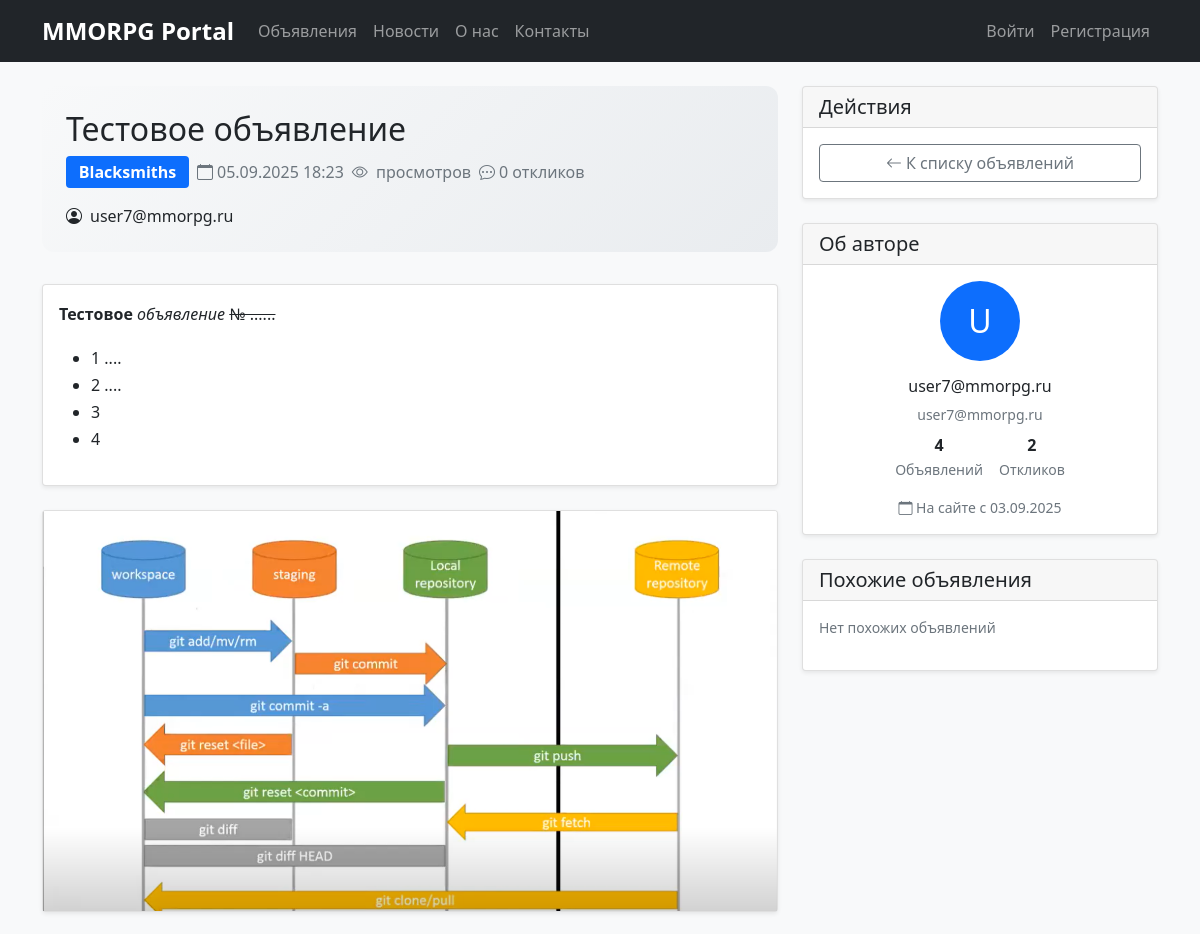
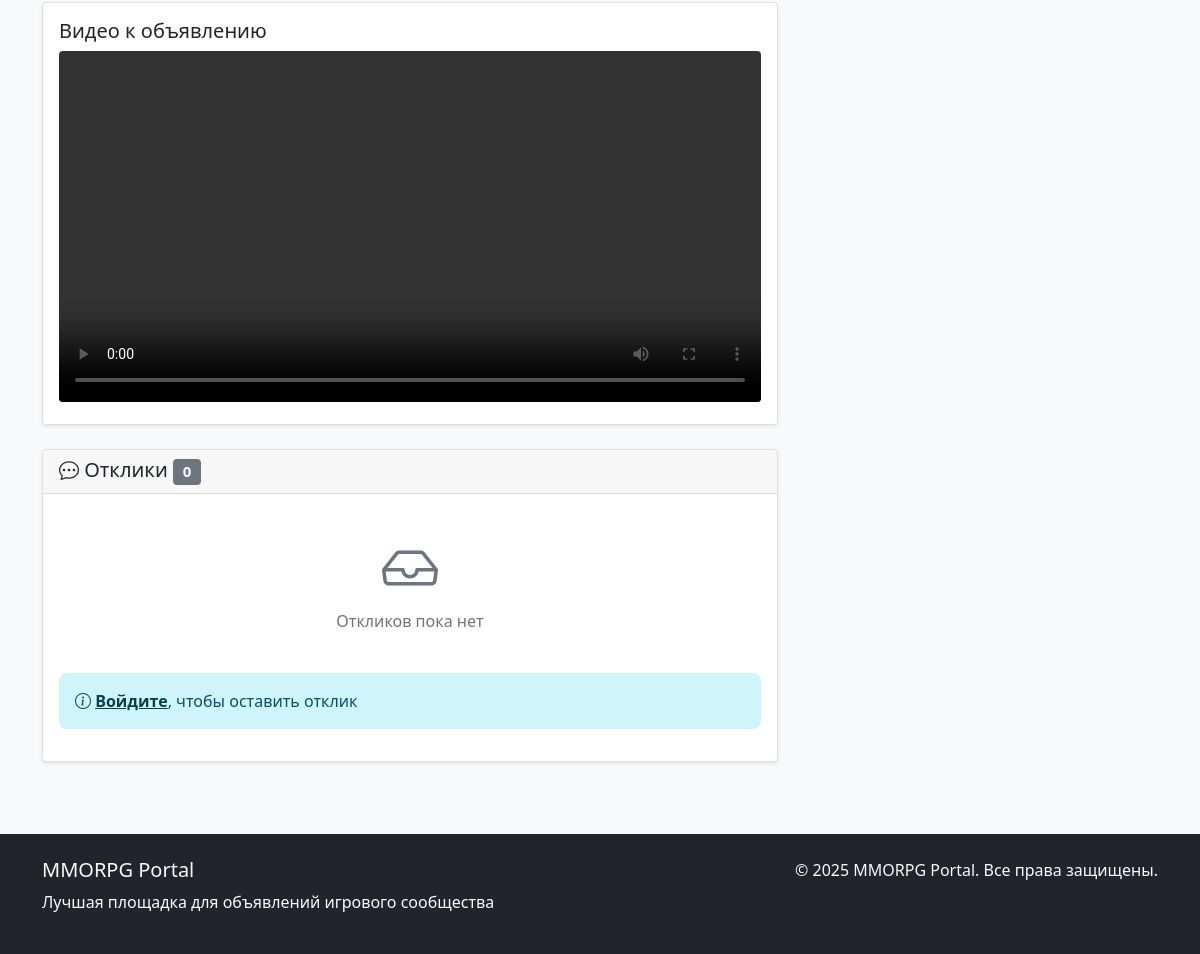
Screenshot of /posts/8/ with the database file from the repository (2 pictures, top to bottom).
### appNotification/models.py (models this page shows, shortened)
class Post(models.Model):
    CATEGORY_CHOICES = [
        ('tanks', _('Tanks')),
        ('heals', _('Heals')),
        ('dd', _('DD')),
        ('traders', _('Traders')),
        ('guildmasters', _('Guildmasters')),
        ('questgivers', _('Questgivers')),
        ('blacksmiths', _('Blacksmiths')),
        ('tanners', _('Tanners')),
        ('potionmakers', _('Potionmakers')),
        ('spellmasters', _('Spellmasters')),
    ]
    author = models.ForeignKey(User, on_delete=models.CASCADE, related_name='posts')
    category = models.CharField(max_length=20, choices=CATEGORY_CHOICES)
    title = models.CharField(max_length=255, validators=[MinLengthValidator(5)])
    content = RichTextUploadingField(
        verbose_name=_('Content'),
        help_text=_('You can use rich text editor with images, videos and formatting')
    )
    created_at = models.DateTimeField(auto_now_add=True)
    updated_at = models.DateTimeField(auto_now=True)
    subscribers = models.ManyToManyField(User, related_name='subscribed_posts', blank=True)
    image = models.ImageField(
        upload_to='posts/images/',
        blank=True,
        null=True,
        verbose_name=_('Main Image'),
        help_text=_('Main image for the post card')
    )
    video = models.FileField(
        upload_to='posts/videos/',
        blank=True,
        null=True,
        verbose_name=_('Main Video'),
        help_text=_('Main video file (optional)')
    )
    notify_subscribers = models.BooleanField(default=True, verbose_name=_('Notify subscribers'))
    class Meta:
        ordering = ['-created_at']
        verbose_name = _('Post')
        verbose_name_plural = _('Posts')
    def get_category_display(self):
        return dict(self.CATEGORY_CHOICES).get(self.category, self.category)
    def get_embedded_content(self):
        soup = BeautifulSoup(self.content, 'html.parser')
        embedded_content = {
            'images': [],
            'videos': [],
            'iframes': []
        }
        for img in soup.find_all('img'):
            embedded_content['images'].append({
                'src': img.get('src', ''),
                'alt': img.get('alt', ''),
                'class': img.get('class', [])
            })
        return embedded_content

### appUser/models.py (models this page shows, shortened)
class CustomUser(AbstractUser):
    email = models.EmailField(_('email address'), unique=True)
    username = models.CharField(max_length=150, blank=True, null=True)
    timezone = models.CharField(max_length=50, default='UTC')
    language = models.CharField(max_length=10, choices=[('ru', 'Russian'), ('en', 'English')], default='ru')
    email_verified = models.BooleanField(default=False)  # Новое поле для подтверждения email
    USERNAME_FIELD = 'email'
    REQUIRED_FIELDS = []
    objects = CustomUserManager()
    class Meta:
        verbose_name = _('User')
        verbose_name_plural = _('Users')

### appNotification/views.py (the view)
# urls.py: path('posts/<int:pk>/', views.PostDetailView.as_view(), name='post_detail'),
class PostDetailView(DetailView):
    model = Post
    template_name = 'appNotification/post_detail.html'
    context_object_name = 'post'
    def get_context_data(self, **kwargs):
        context = super().get_context_data(**kwargs)
        context['responses'] = self.object.responses.filter(is_accepted=True).select_related('author')
        context['response_form'] = ResponseForm()
        if self.request.user.is_authenticated:
            context['is_subscribed'] = self.object.subscribers.filter(id=self.request.user.id).exists()
        return context

### appNotification/context_processors.py (called while the page is built)
def categories(request):
    return {
        'categories': Category.objects.all(),
        'category_choices': [
            ('tanks', _('Tanks')),
            ('heals', _('Heals')),
            ('dd', _('DD')),
            ('traders', _('Traders')),
            ('guildmasters', _('Guildmasters')),
            ('questgivers', _('Questgivers')),
            ('blacksmiths', _('Blacksmiths')),
            ('tanners', _('Tanners')),
            ('potionmakers', _('Potionmakers')),
            ('spellmasters', _('Spellmasters')),
        ]
    }

def navigation_data(request):
    from .models import Post, News
    return {
        'recent_posts': Post.objects.order_by('-created_at')[:5],
        'recent_news': News.objects.order_by('-created_at')[:3],
        'posts_count': Post.objects.count(),
        'news_count': News.objects.count(),
    }

### appNotification/templates/appNotification/post_detail.html (shortened to what this page needs)
{% extends 'base.html' %}
{% load crispy_forms_tags %}
{% load static %}
{% block extra_css %}
<link rel="stylesheet" href="{% static 'css/ckeditor.css' %}">
{% endblock %}
{% block content %}
<div class="row">
    <div class="col-md-8">
        <div class="post-meta">
            <div class="d-flex justify-content-between align-items-start">
                <div>
                    <h1 class="h2 mb-2">{{ post.title }}</h1>
                    <div class="d-flex align-items-center flex-wrap gap-2 mb-2">
                        <span class="badge bg-primary fs-6">{{ post.get_category_display }}</span>
                        <span class="text-muted">
                            <i class="bi bi-calendar me-1"></i>{{ post.created_at|date:"d.m.Y H:i" }}
                        </span>
                        <span class="text-muted">
                            <i class="bi bi-eye me-1"></i>{{ post.views_count }} просмотров
                        </span>
                        <span class="text-muted">
                            <i class="bi bi-chat-dots me-1"></i>{{ responses.count }} откликов
                        </span>
                    </div>
                </div>
            </div>
            <div class="d-flex align-items-center mt-2">
                <i class="bi bi-person-circle me-2"></i>
                <span class="fw-medium">{{ post.author.email }}</span>
            </div>
        </div>
        <div class="card mb-4">
            <div class="card-body">
                <div class="card-text post-content">
                    {{ post.content|safe }}
                </div>
            </div>
        </div>
        {% if post.image %}
        <div class="card mb-4">
            <img src="{{ post.image.url }}" class="card-img-top" alt="{{ post.title }}" style="max-height: 400px; object-fit: cover;">
        </div>
        {% endif %}
        {% if post.video %}
        <div class="card mb-4">
            <div class="card-body">
                <h5 class="card-title">Видео к объявлению</h5>
                <video controls width="100%" class="rounded">
                    <source src="{{ post.video.url }}" type="video/mp4">
                </video>
            </div>
        </div>
        {% endif %}
        <div class="card">
            <div class="card-header">
                <h5 class="mb-0">
                    <i class="bi bi-chat-dots"></i> Отклики
                    <span class="badge bg-secondary">{{ responses.count }}</span>
                </h5>
            </div>
            <div class="card-body">
                {% if responses %}
                    {% for response in responses %}
                        <div class="card mb-3 response-card {% if response.is_accepted %}accepted{% elif response.is_rejected %}rejected{% endif %}">
                            <div class="card-body">
                                <p class="card-text">{{ response.text }}</p>
                                <div class="d-flex justify-content-between align-items-center">
                                    <small class="text-muted">
                                        <i class="bi bi-person"></i> {{ response.author.email }} |
                                        <i class="bi bi-clock"></i> {{ response.created_at|date:"d.m.Y H:i" }}
                                        {% if response.is_accepted %}
                                            <span class="badge bg-success ms-2">Принят</span>
                                        {% elif response.is_rejected %}
                                            <span class="badge bg-danger ms-2">Отклонен</span>
                                        {% endif %}
                                    </small>
                                    <div>
                                        {% if user == post.author and not response.is_accepted and not response.is_rejected %}
                                            <form method="post" action="{% url 'accept_response' response.id %}" class="d-inline">
                                                {% csrf_token %}
                                                <button type="submit" class="btn btn-sm btn-success">
                                                    <i class="bi bi-check-lg"></i> Принять
                                                </button>
                                            </form>
                                            <form method="post" action="{% url 'reject_response' response.id %}" class="d-inline">
                                                {% csrf_token %}
                                                <button type="submit" class="btn btn-sm btn-danger">
                                                    <i class="bi bi-x-lg"></i> Отклонить
                                                </button>
                                            </form>
                                        {% endif %}
                                        <a href="{% url 'response_detail' response.id %}" class="btn btn-sm btn-outline-primary">
                                            <i class="bi bi-info-circle"></i> Подробнее
                                        </a>
                                    </div>
                                </div>
                            </div>
                        </div>
                    {% endfor %}
                {% else %}
                    <p class="text-muted text-center py-4">
                        <i class="bi bi-inbox display-4 d-block mb-2"></i>
                        Откликов пока нет
                    </p>
                {% endif %}
                {% if user.is_authenticated and user != post.author %}
                    <div class="mt-4 p-3 bg-light rounded">
                        <h6>Оставить отклик</h6>
                        <form method="post" action="{% url 'response_create' post.id %}">
                            {% csrf_token %}
                            {{ response_form|crispy }}
                            <button type="submit" class="btn btn-primary mt-2">
                                <i class="bi bi-send"></i> Отправить отклик
                            </button>
                        </form>
                    </div>
                {% elif not user.is_authenticated %}
                    <div class="alert alert-info mt-3">
                        <p class="mb-0">
                            <i class="bi bi-info-circle"></i>
                            <a href="{% url 'login' %}" class="alert-link">Войдите</a>, чтобы оставить отклик
                        </p>
                    </div>
                {% endif %}
            </div>
        </div>
    </div>
    <div class="col-md-4">
        <div class="card mb-4">
            <div class="card-header">
                <h5 class="mb-0">Действия</h5>
            </div>
            <div class="card-body">
                <div class="d-grid gap-2">
                    <a href="{% url 'post_list' %}" class="btn btn-outline-secondary">
                        <i class="bi bi-arrow-left"></i> К списку объявлений
                    </a>
                </div>
            </div>
        </div>
        <div class="card mb-4">
            <div class="card-header">
                <h5 class="mb-0">Об авторе</h5>
            </div>
            <div class="card-body">
                <div class="text-center mb-3">
                    <div class="author-avatar-placeholder bg-primary text-white rounded-circle d-inline-flex align-items-center justify-content-center"
                         style="width: 80px; height: 80px; font-size: 2rem;">
                        {{ post.author.email|first|upper }}
                    </div>
                </div>
                <div class="text-center">
                    <h6>{{ post.author.get_full_name|default:post.author.email }}</h6>
                    <p class="text-muted small mb-2">{{ post.author.email }}</p>
                    <div class="d-flex justify-content-center gap-3 mb-3">
                        <div class="text-center">
                            <div class="fw-bold">{{ post.author.posts.count }}</div>
                            <small class="text-muted">Объявлений</small>
                        </div>
                        <div class="text-center">
                            <div class="fw-bold">{{ post.author.responses.count }}</div>
                            <small class="text-muted">Откликов</small>
                        </div>
                    </div>
                    <small class="text-muted d-block">
                        <i class="bi bi-calendar"></i> На сайте с {{ post.author.date_joined|date:"d.m.Y" }}
                    </small>
                </div>
            </div>
        </div>
        <div class="card">
            <div class="card-header">
                <h5 class="mb-0">Похожие объявления</h5>
            </div>
            <div class="card-body">
                {% with similar_posts=post.get_similar_posts %}
                    {% if similar_posts %}
                        {% for similar_post in similar_posts|slice:":3" %}
                            <div class="mb-3 pb-3 border-bottom">
                                <h6 class="mb-1">
                                    <a href="{% url 'post_detail' similar_post.id %}" class="text-decoration-none">
                                        {{ similar_post.title|truncatewords:5 }}
                                    </a>
                                </h6>
                                <small class="text-muted d-block">
                                    <span class="badge bg-secondary bg-opacity-25 text-dark">
                                        {{ similar_post.get_category_display }}
                                    </span>
                                </small>
                                <small class="text-muted">
                                    {{ similar_post.created_at|date:"d.m.Y" }}
                                </small>
                            </div>
                        {% endfor %}
                    {% else %}
                        <p class="text-muted small">Нет похожих объявлений</p>
                    {% endif %}
                {% endwith %}
            </div>
        </div>
    </div>
</div>
{% endblock %}

### static/css/styles.css (style rules this page uses)
body { background-color: #f8f9fa; }
.card { box-shadow: 0 0.125rem 0.25rem rgba(0, 0, 0, 0.075); margin-bottom: 1.5rem; }
.alert { border: none; border-radius: 0.5rem; }

### static/css/ckeditor.css (style rules this page uses)
.post-content { font-size: 16px; line-height: 1.7; }

### appNotification/templates/appNotification/post_detail.html (style rules this page uses)
.post-meta { background: linear-gradient(135deg, #f8f9fa 0%, #e9ecef 100%); border-radius: 12px; padding: 1.5rem; margin-bottom: 2rem; }
.post-meta .badge { font-size: 0.9em; padding: 0.5em 0.8em; }

### rows the page displays
Post: title "Тестовое объявление", category "Blacksmiths", created_at "05.09.2025 18:23", author.email "user7@mmorpg.ru", content "Тестовое объявление № ...... 1 .... 2 .... 3 4", image (picture), author.email|first "U", author.get_full_name "user7@mmorpg.ru", author.posts.count "4", author.responses.count "2", author.date_joined "03.09.2025"

### other values shown
{{ responses.count }} "0"
